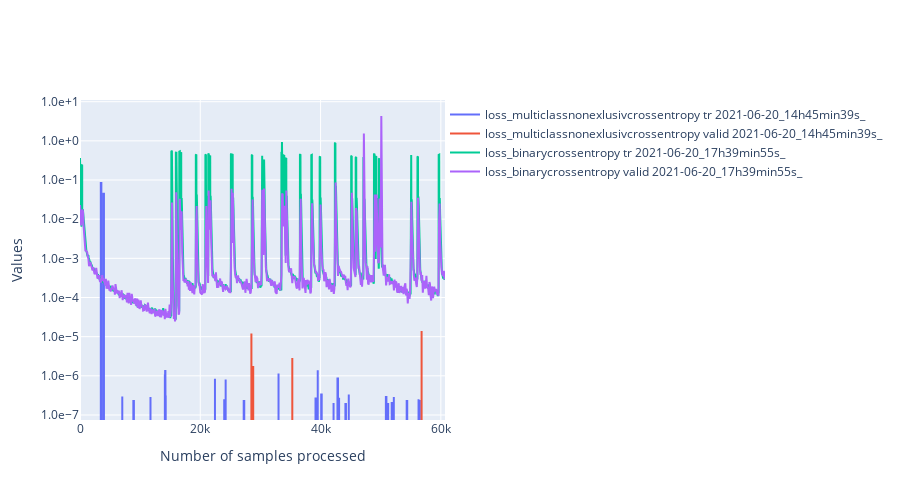

Notebook code for this chart:
### Code cell
filtered_dataframe = data.df
import ipywidgets as widgets
class PersoToggleButton(widgets.ToggleButton):
    def __init__(self,name=None,*args,**kargs):
        super(PersoToggleButton, self).__init__(*args,**kargs)
        self.name = name

compute_width = lambda value:f"{max(len(str(value)) * 12, 60) + 20}px"
list_vertical_widgets = []
dico_changing_widgets_metadata = {}
list_changing_widgets_metrics = []
list_changing_widgets_tr_valid = []
# Widgets for the metadata ------------------------------------------------------------------
label_metadata_filter = "Metadata"
llocalvertwidgets = []
dico_changing_widgets_reorganized = {"metadata":{},"metrics":{},"mode":{}}
for metadata_name in df.columns:

    if metadata_name == "folder_id":
        continue
    possible_values = df[metadata_name].unique()
    label = widgets.Label(metadata_name)
    dico_changing_widgets_reorganized["metadata"][metadata_name] = {str(value):PersoToggleButton(
        value=True,
        description=str(value),
        disabled=False,
        button_style='', # 'success', 'info', 'warning', 'danger' or ''
        tooltip='',
        icon='check',
        layout = widgets.Layout(width = compute_width(value), margin='0px 0px 0px 0px'),
        name="metadata|"+metadata_name
    ) for value in possible_values}

    possibilities = list(dico_changing_widgets_reorganized["metadata"][metadata_name].values())
    dico_changing_widgets_metadata[metadata_name] = possibilities
    box = widgets.HBox(layout=widgets.Layout(width='100%',display='inline-flex',flex_flow='row wrap'),width='100%')
    box.overflow_x = 'auto'
    box.children = [label]+possibilities
    llocalvertwidgets.append(box)

box = widgets.VBox(width='100%')
box.children = llocalvertwidgets
list_vertical_widgets.append(box)
# Widgets to select metrics ---------------------------------------------------------------
label_metrics_filter = "Metrics"
dico_changing_widgets_reorganized["metrics"] = {str(metric_name):PersoToggleButton(
        value=True,
        description=metric_name,
        disabled=False,
        button_style='', # 'success', 'info', 'warning', 'danger' or ''
        tooltip='',
        icon='check',
        layout = widgets.Layout(width = compute_width(metric_name), margin='0px 0px 0px 0px'),
        name="metrics"
    )
    for metric_name in available_metrics}
possibilities = list(dico_changing_widgets_reorganized["metrics"].values())
list_changing_widgets_metrics = possibilities
box = widgets.HBox(layout=widgets.Layout(width='100%',display='inline-flex',flex_flow='row wrap'),width='100%')
box.overflow_x = 'auto'
box.children = possibilities
list_vertical_widgets.append(box)

# widgets to select tr or valid ----------------------------------------------------------
label_tr_valid_filter = "Mode_of_training"
possibilities = [PersoToggleButton(
        value=True,
        description=mode,
        disabled=False,
        button_style='', # 'success', 'info', 'warning', 'danger' or ''
        tooltip='',
        icon='check',
        layout = widgets.Layout(width = compute_width(mode), margin='0px 0px 0px 0px'),
        name="mode"
    )
    for mode in ["tr","valid"]]
list_changing_widgets_tr_valid = possibilities
box = widgets.HBox(layout=widgets.Layout(width='100%',display='inline-flex',flex_flow='row wrap'),width='100%')
box.overflow_x = 'auto'
box.children = possibilities
list_vertical_widgets.append(box)

titles = ["Metadata", "Metrics","Mode_of_training"]
l = []
for i,[item,title] in enumerate((zip(list_vertical_widgets,titles))):
    accordion = widgets.Accordion(children=[item],titles=(title,))
    accordion.set_title(0,title)
    accordion.selected_index = 0
    if i == 0:
        accordion.selected_index = None
    l.append(accordion)
# widget for moving average
moving_average = widgets.IntText(
    value=100,
    description='mean_window',
    disabled=False
)
# widget to toggle log scale for the y axis
y_log_scale = widgets.ToggleButton(
        value=True,
        description="logy",
        disabled=False,
        button_style='', # 'success', 'info', 'warning', 'danger' or ''
        tooltip='',
        icon='check',
        layout = widgets.Layout(width = compute_width("logy"), margin='0px 0px 0px 0px')
    )

global_box = widgets.VBox(l+[moving_average,y_log_scale])

# Handlers --------------------------------------------------------------------------------------
from IPython.display import display,clear_output
import plotly.graph_objects as go
import main.src.analysis.tools as tls

def filter_metrics(runs):
    global states
    new_dico = {}
    for f,dico in dico_metrics.items():
        if f not in runs:
            continue
        new_dico[f] = {}
        for metric_name,list_values in dico.items():
            if states["metrics"][metric_name] is True:
                new_dico[f][metric_name] = list_values
    return new_dico
def plot(dico_vals,filtered_dataframe):
    global states
    import numpy as np
    list_scatters = []
    import matplotlib.pyplot as plt
    for run,dico_metrics in dico_vals.items():
        line_dataframe = filtered_dataframe[filtered_dataframe["folder_id"] == run]
        batch_size_tr = line_dataframe["tr_batch_size"].values[0]
        batch_size_valid = line_dataframe["valid_batch_size"].values[0]
        for metric_name,metric_values in dico_metrics.items():
            if metric_name == "loss":
                metric_name = "loss_"+filtered_dataframe[filtered_dataframe["folder_id"] == run]["loss"].values[0]
                access_name = "_loss"
            else:
                access_name = "_values"
            global states
            for mode,state in states["mode"].items():
                if state is False:
                    continue
                batch_size = batch_size_tr if mode == "tr" else batch_size_valid
                if "loss" in metric_name:
                    access_name1 = "attr_"+mode+access_name
                else:
                    access_name1 = mode + access_name
                v = metric_values[access_name1]
                window = int(moving_average.value/batch_size)
                new_values = []
                for i in range(len(v)-window):
                    new_values.append(np.mean(v[i:min(i+window,len(v))]))
                v = np.array(new_values)
                x = np.arange(0,v.shape[0]) * batch_size
                x = pd.Series(x)
                v = pd.Series(v)
                graph = go.Scatter(x=x,y=v,mode='lines',name=f"{metric_name} {mode} {run}",
                                   hovertemplate='Sample n°: %{x}'+f'<br>{metric_name} {mode}<br>{run}:'+' %{y}')
                list_scatters.append(graph)
    plt.clf()
    fig = go.Figure(
        data=list_scatters,
        layout=go.Layout(
            title=go.layout.Title(text=""),
            xaxis_title="Number of samples processed",
            yaxis_title="Values",
            legend=dict(
                orientation="h",
                y=1,
                x=1
            ),
            yaxis={'tickformat':'.1e',},
            width=900,
            height = 500
        ),
    )
    if states["others"]["logy"] is True:
        fig.update_yaxes(type="log")
    clear_output()
    display(global_box)
    fig.show()
states = {"others":{"mean_window":moving_average.value,"logy":False},
          "mode":{"tr":False,"valid":False},
          "metrics":{k:False for k in available_metrics},
          "metadata":{k:{
              str(k1):False for k1 in df[k].unique()
          } for k in df.columns}
          }
def handler(v):
    global query
    if v["name"] == "disabled":
        return
    global states
    try:
        name = "others"
        try:
            name = v["owner"].name
        except:
            pass
        name = name.split("|")
        try:
            new_val = not(v["new"]["value"])
        except:
            new_val = not(v["new"])
    except Exception as e:
        return
    if len(name) == 2:
        states[name[0]][name[1]][v["owner"].description] = not(states[name[0]][name[1]][v["owner"].description])
    else:
        states[name[0]][v["owner"].description] = not(states[name[0]][v["owner"].description])
    runs = filtered_dataframe["folder_id"].unique()
    dico_vals = filter_metrics(runs)
    plot(dico_vals,filtered_dataframe)
    try:
        print(dico_vals['2021-06-20_17h39min55s_']["mae"])
    except:
        pass
    print(metric_name)

for name,liste_w in dico_changing_widgets_metadata.items():
    for w in liste_w:
        w.observe(handler)
for w in list_changing_widgets_metrics:
    w.observe(handler)
list_changing_widgets_metrics[-1].value = True
for w in list_changing_widgets_tr_valid:
    w.observe(handler)
for w in [moving_average,y_log_scale]:
    w.observe(handler)
global_box

### Figure 1 — Plotly figure (JSON) as saved in the notebook; plotly's stock layout.template omitted (floating-point values rounded to 4 significant figures; data arrays with more than 128 entries replaced by an {"elided": "..."} marker saying what was removed)
{"data": [{"hovertemplate": "Sample n°: %{x}<br>loss_multiclassnonexlusivcrossentropy tr<br>2021-06-20_14h45min39s_: %{y}", "mode": "lines", "name": "loss_multiclassnonexlusivcrossentropy tr 2021-06-20_14h45min39s_", "type": "scatter", "x": {"elided": "6070 int values"}, "y": {"elided": "6070 float values"}}, {"hovertemplate": "Sample n°: %{x}<br>loss_multiclassnonexlusivcrossentropy valid<br>2021-06-20_14h45min39s_: %{y}", "mode": "lines", "name": "loss_multiclassnonexlusivcrossentropy valid 2021-06-20_14h45min39s_", "type": "scatter", "x": {"elided": "607 int values"}, "y": {"elided": "607 float values"}}, {"hovertemplate": "Sample n°: %{x}<br>loss_binarycrossentropy tr<br>2021-06-20_17h39min55s_: %{y}", "mode": "lines", "name": "loss_binarycrossentropy tr 2021-06-20_17h39min55s_", "type": "scatter", "x": {"elided": "6070 int values"}, "y": {"elided": "6070 float values"}}, {"hovertemplate": "Sample n°: %{x}<br>loss_binarycrossentropy valid<br>2021-06-20_17h39min55s_: %{y}", "mode": "lines", "name": "loss_binarycrossentropy valid 2021-06-20_17h39min55s_", "type": "scatter", "x": {"elided": "607 int values"}, "y": {"elided": "607 float values"}}], "layout": {"height": 500, "legend": {"orientation": "h", "x": 1, "y": 1}, "title": {"text": ""}, "width": 900, "xaxis": {"title": {"text": "Number of samples processed"}}, "yaxis": {"tickformat": ".1e", "title": {"text": "Values"}, "type": "log"}}}
